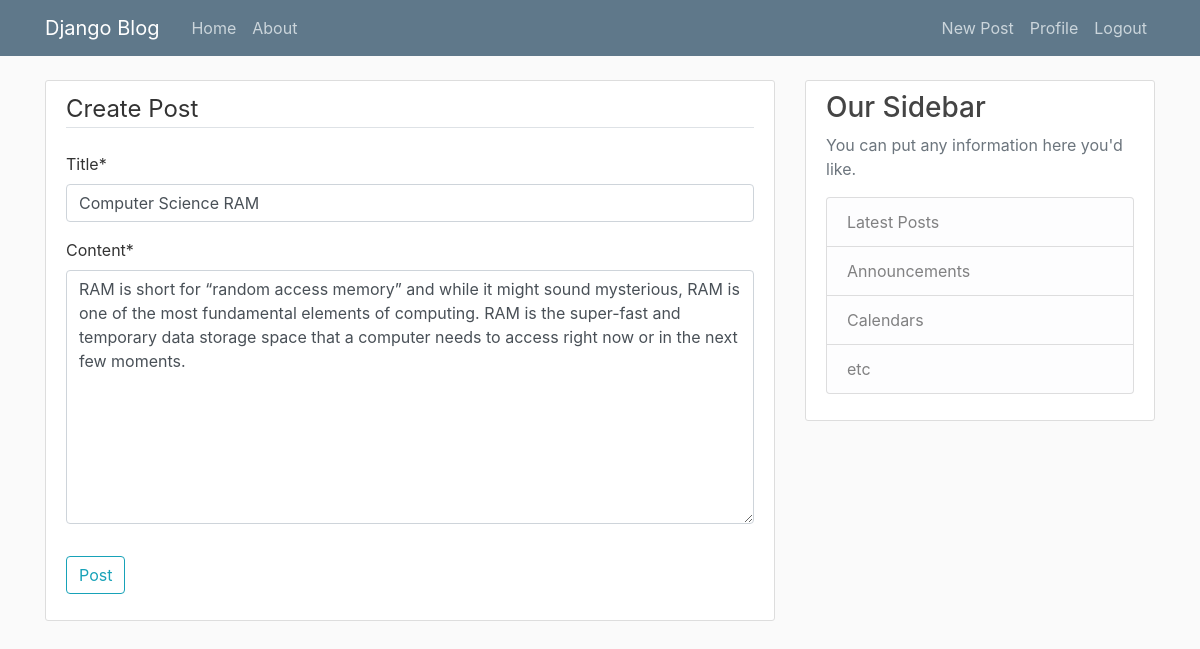
/post/14/update/ (signed in), run on the app's committed database.
### blog/models.py (models this page shows, shortened)
class Post(models.Model):
    title = models.CharField(max_length=100)
    content = models.TextField()
    date_posted = models.DateTimeField(default=timezone.now)
    author = models.ForeignKey(User, on_delete=models.CASCADE)

### blog/views.py (the view, shortened to what this page needs)
# urls.py: path('post/<int:pk>/update/', PostUpdateView.as_view(), name='post-update'),
class PostUpdateView(LoginRequiredMixin, UserPassesTestMixin, UpdateView):
    model = Post
    fields = ['title', 'content']
    def test_func(self):
        post = self.get_object()
        return(self.request.user == post.author)

### blog/templates/blog/post_form.html (shortened to what this page needs)
{% extends "base.html" %}
{% load crispy_forms_tags %}
{% block content %}
    <div class="content-section">
        <form method="POST">
            <fieldset class="form-group">
                <legend class="border-bottom mb-4">Create Post</legend>
                {{ form|crispy  }}
            </fieldset>
            <div class="form-group">
                <button class="btn btn-outline-info" type="submit">Post</button>
            </div>
        </form>
    </div>
{% endblock content %}

### blog/static/style.css (style rules this page uses)
body { background: #fafafa; color: #333333; margin-top: 5rem; }
.content-section { background: #ffffff; padding: 10px 20px; border: 1px solid #dddddd; border-radius: 3px; margin-bottom: 20px; }

### data on the page
Post: title "Computer Science RAM", content "RAM is short for “random access memory” and while it might sound mysterious, RAM is one of the most fundamental elements of computing. RAM is the super-fast and temporary data storage space that a computer needs to access right now or in the next few moments."
